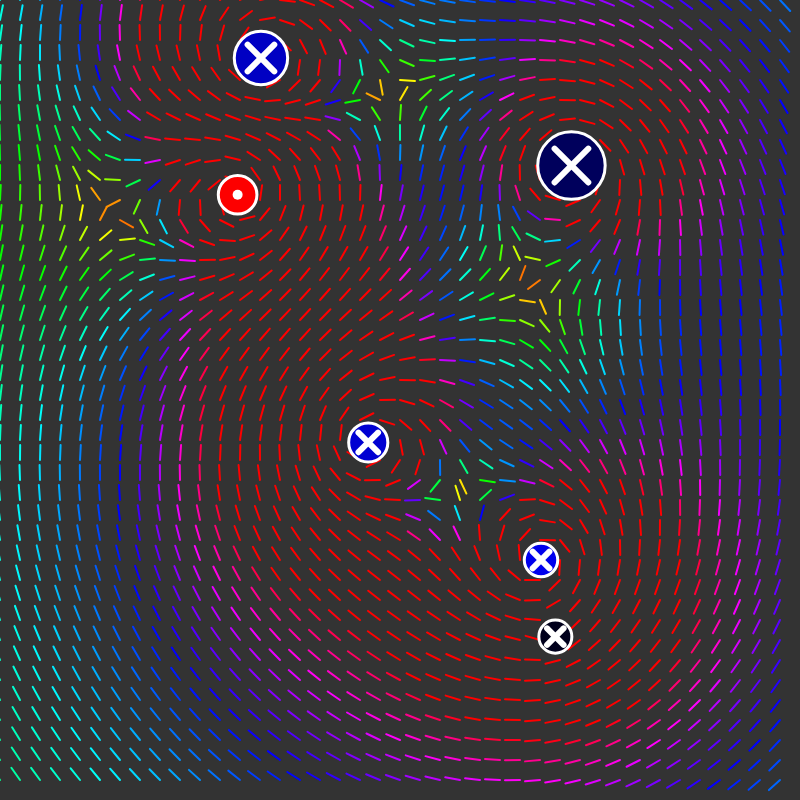
Frame 1 (no input)
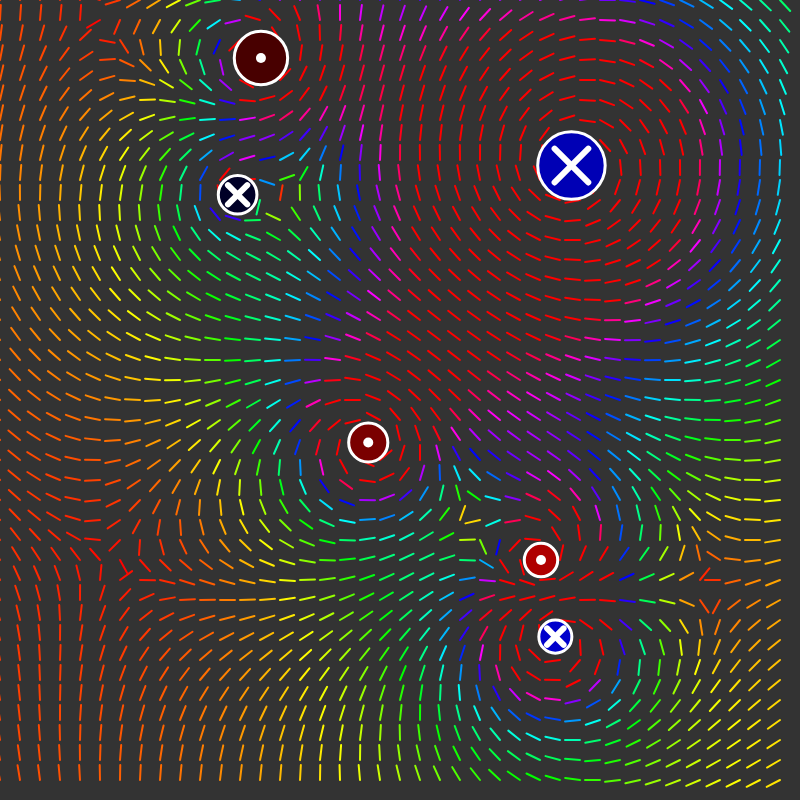
Frame 60 (no input)
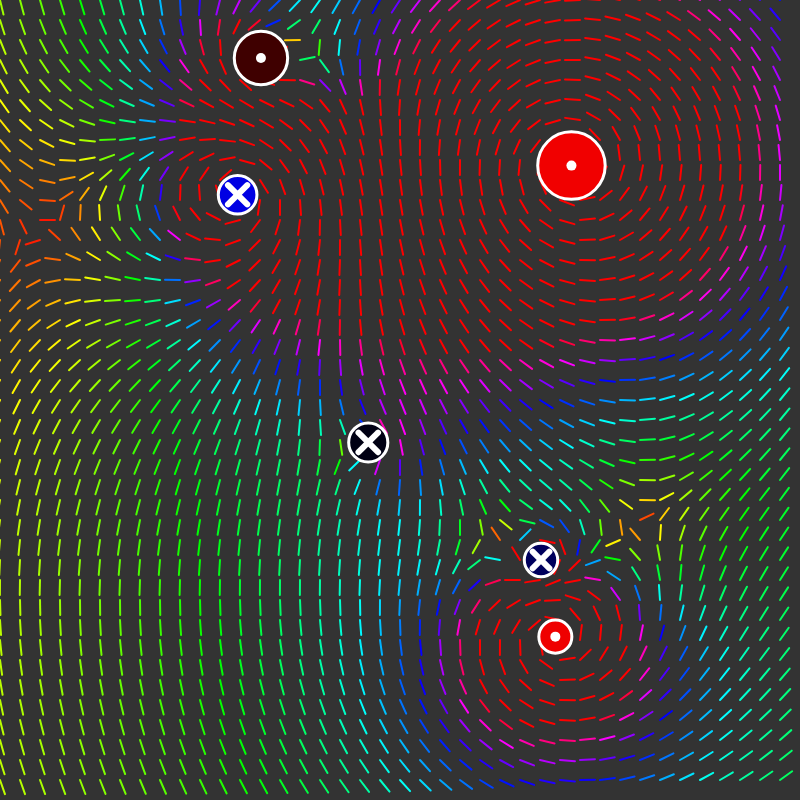
Frame 120 (the mouse pressed at the canvas centre since frame 60)

The p5.js sketch that drew these frames (run headless with seeded random() and noise() and a simulated clock; from frame 60 on, the mouse is pressed at the canvas centre):

// p5.js sketch
// ── sketch.js
let wires = [];
let nWires = 6;

let vecLenght = 15;
let nForces = 40;
let force = [nForces][nForces];

function setup() {
  createCanvas(800, 800);

  for (let index = 0; index < nWires; index++) {
    let x = random(width);
    let y = random(height);
    let r = random(15, 40);

    let omega = random(0.01, 0.005) * 5;
    //let omega = 0.1;

    let phase = random(-1, 1) * Math.PI;

    let i = r * 3;
    wires[index] = new Wire(x, y, r, i, omega, phase);
  }

}

function draw() {

  background(51);

  wires.forEach(wire => {
    wire.i = wire.i_max * cos(wire.omega * frameCount + wire.phase);
  });

  colorMode(HSB);
  for (let i = 0; i < nForces; i++) {
    for (let j = 0; j < nForces; j++) {
      var posX = width / nForces * i;
      var posY = height / nForces * j;
      var vector = getForce(posX, posY);

      intensity = sqrt(pow(vector.x, 2) + pow(vector.y, 2));
      normVector = normalise(vector.x, vector.y);

      stroke(map(intensity, 0, 0.5, 0, 360), 255, 255);
      strokeWeight(2);
      line(posX, posY, posX + normVector.x * vecLenght, posY + normVector.y * vecLenght);

    }
  }

  colorMode(RGB)
  for (let index = 0; index < nWires; index++) {
    wires[index].show(mouseX, mouseY);
  }
}

function normalise(x, y) {
  intensity = sqrt(pow(x, 2) + pow(y, 2));

  if (intensity != 0) {
    x = x / intensity;
    y = y / intensity;
  }

  return { x: x, y: y };
}

function getForce(posX, posY) {
  xVect = 0;
  yVect = 0;
  for (i = 0; i < nWires; i++) {
    distance = sqrt(pow(wires[i].x - posX, 2) + pow(wires[i].y - posY, 2));
    xVect += 1 / pow(distance, 2) * (wires[i].i * (posY - wires[i].y));
    yVect += 1 / pow(distance, 2) * (wires[i].i * (wires[i].x - posX));
  }

  return { x: xVect, y: yVect };
}

function mousePressed() {
  for (let index = 0; index < nWires; index++) {
    wires[index].pressed(mouseX, mouseY);
  }
}

function mouseReleased() {
  for (let index = 0; index < nWires; index++) {
    wires[index].notPressed();
  }
}


class Wire {
  constructor(x, y, r, i_max, omega, phase) {
    this.x = x;
    this.y = y;
    this.r = r;
    this.phase = phase;
    this.i_max = i_max;
    this.i = 0;
    this.omega = omega;
    this.offsetX = 0;
    this.offsetY = 0;
    this.dragging = false;
    this.rollover = false;
  }

  show(px, py) {
    if (this.dragging) {
      this.x = px + this.offsetX;
      this.y = py + this.offsetY;
    }

    stroke(255);
    strokeWeight(3);

    if (this.i > 0) {
      fill(map(this.i, 0, this.i_max, 0, 255), 0, 0);
      ellipse(this.x, this.y, this.r * 2);
      strokeWeight(10);
      point(this.x, this.y);
    } else {
      fill(0, 0, -map(this.i, -this.i_max, 0, -255, 0));
      ellipse(this.x, this.y, this.r * 2);
      strokeWeight(6);
      line(this.x + (this.r / 2), this.y + (this.r / 2), this.x - (this.r / 2), this.y - (this.r / 2));
      line(this.x + (this.r / 2), this.y - (this.r / 2), this.x - (this.r / 2), this.y + (this.r / 2));
    }

  }

  pressed(px, py) {
    if ((px - this.x) * (px - this.x) + (py - this.y) * (py - this.y) < (this.r * this.r)) {
      this.dragging = true;
      this.offsetX = this.x - px;
      this.offsetY = this.y - py;
    }
  }

  notPressed(px, py) {
    this.dragging = false;
  }
}
